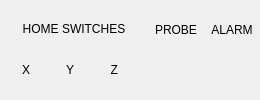
             <widget class="QWidget" name="widget_home_leds" native="true">
              <layout class="QHBoxLayout" name="horizontalLayout_25">
               <property name="spacing">
                <number>4</number>
               </property>
               <property name="leftMargin">
                <number>2</number>
               </property>
               <property name="topMargin">
                <number>2</number>
               </property>
               <property name="rightMargin">
                <number>2</number>
               </property>
               <property name="bottomMargin">
                <number>2</number>
               </property>
               <item>
                <widget class="QWidget" name="widget_homes" native="true">
                 <layout class="QVBoxLayout" name="verticalLayout_18">
                  <property name="spacing">
                   <number>4</number>
                  </property>
                  <property name="leftMargin">
                   <number>4</number>
                  </property>
                  <property name="topMargin">
                   <number>0</number>
                  </property>
                  <property name="rightMargin">
                   <number>4</number>
                  </property>
                  <property name="bottomMargin">
                   <number>0</number>
                  </property>
                  <item>
                   <widget class="QLabel" name="label_27">
                    <property name="sizePolicy">
                     <sizepolicy hsizetype="Preferred" vsizetype="Fixed">
                      <horstretch>0</horstretch>
                      <verstretch>0</verstretch>
                     </sizepolicy>
                    </property>
                    <property name="minimumSize">
                     <size>
                      <width>0</width>
                      <height>20</height>
                     </size>
                    </property>
                    <property name="maximumSize">
                     <size>
                      <width>16777215</width>
                      <height>20</height>
                     </size>
                    </property>
                    <property name="text">
                     <string>HOME SWITCHES</string>
                    </property>
                    <property name="alignment">
                     <set>Qt::AlignCenter</set>
                    </property>
                   </widget>
                  </item>
                  <item>
                   <widget class="QWidget" name="widget_homes" native="true">
                    <property name="sizePolicy">
                     <sizepolicy hsizetype="Preferred" vsizetype="Fixed">
                      <horstretch>0</horstretch>
                      <verstretch>0</verstretch>
                     </sizepolicy>
                    </property>
                    <property name="minimumSize">
                     <size>
                      <width>0</width>
                      <height>20</height>
                     </size>
                    </property>
                    <property name="maximumSize">
                     <size>
                      <width>16777215</width>
                      <height>20</height>
                     </size>
                    </property>
                    <layout class="QHBoxLayout" name="horizontalLayout_14">
                     <property name="spacing">
                      <number>4</number>
                     </property>
                     <property name="leftMargin">
                      <number>4</number>
                     </property>
                     <property name="topMargin">
                      <number>0</number>
                     </property>
                     <property name="rightMargin">
                      <number>4</number>
                     </property>
                     <property name="bottomMargin">
                      <number>0</number>
                     </property>
                     <item alignment="Qt::AlignHCenter">
                      <widget class="QLabel" name="label_10">
                       <property name="sizePolicy">
                        <sizepolicy hsizetype="Fixed" vsizetype="Fixed">
                         <horstretch>0</horstretch>
                         <verstretch>0</verstretch>
                        </sizepolicy>
                       </property>
                       <property name="minimumSize">
                        <size>
                         <width>20</width>
                         <height>16</height>
                        </size>
                       </property>
                       <property name="maximumSize">
                        <size>
                         <width>20</width>
                         <height>16</height>
                        </size>
                       </property>
                       <property name="text">
                        <string>X</string>
                       </property>
                       <property name="alignment">
                        <set>Qt::AlignRight|Qt::AlignTrailing|Qt::AlignVCenter</set>
                       </property>
                      </widget>
                     </item>
                     <item>
                      <widget class="LED" name="hal_led_home_x">
                       <property name="sizePolicy">
                        <sizepolicy hsizetype="Fixed" vsizetype="Fixed">
                         <horstretch>0</horstretch>
                         <verstretch>0</verstretch>
                        </sizepolicy>
                       </property>
                       <property name="minimumSize">
                        <size>
                         <width>16</width>
                         <height>16</height>
                        </size>
                       </property>
                       <property name="diameter">
                        <number>12</number>
                       </property>
                      </widget>
                     </item>
                     <item>
                      <widget class="QLabel" name="label_11">
                       <property name="sizePolicy">
                        <sizepolicy hsizetype="Fixed" vsizetype="Fixed">
                         <horstretch>0</horstretch>
                         <verstretch>0</verstretch>
                        </sizepolicy>
                       </property>
                       <property name="minimumSize">
                        <size>
                         <width>20</width>
                         <height>16</height>
                        </size>
                       </property>
                       <property name="maximumSize">
                        <size>
                         <width>20</width>
                         <height>16</height>
                        </size>
                       </property>
                       <property name="text">
                        <string>Y</string>
                       </property>
                       <property name="alignment">
                        <set>Qt::AlignRight|Qt::AlignTrailing|Qt::AlignVCenter</set>
                       </property>
                      </widget>
                     </item>
                     <item>
                      <widget class="LED" name="hal_led_home_y">
                       <property name="sizePolicy">
                        <sizepolicy hsizetype="Fixed" vsizetype="Fixed">
                         <horstretch>0</horstretch>
                         <verstretch>0</verstretch>
                        </sizepolicy>
                       </property>
                       <property name="minimumSize">
                        <size>
                         <width>16</width>
                         <height>16</height>
                        </size>
                       </property>
                       <property name="diameter">
                        <number>12</number>
                       </property>
                      </widget>
                     </item>
                     <item>
                      <widget class="QLabel" name="label_12">
                       <property name="sizePolicy">
                        <sizepolicy hsizetype="Fixed" vsizetype="Fixed">
                         <horstretch>0</horstretch>
                         <verstretch>0</verstretch>
                        </sizepolicy>
                       </property>
                       <property name="minimumSize">
                        <size>
                         <width>20</width>
                         <height>16</height>
                        </size>
                       </property>
                       <property name="maximumSize">
                        <size>
                         <width>20</width>
                         <height>16</height>
                        </size>
                       </property>
                       <property name="text">
                        <string>Z</string>
                       </property>
                       <property name="alignment">
                        <set>Qt::AlignRight|Qt::AlignTrailing|Qt::AlignVCenter</set>
                       </property>
                      </widget>
                     </item>
                     <item>
                      <widget class="LED" name="hal_led_home_z">
                       <property name="sizePolicy">
                        <sizepolicy hsizetype="Fixed" vsizetype="Fixed">
                         <horstretch>0</horstretch>
                         <verstretch>0</verstretch>
                        </sizepolicy>
                       </property>
                       <property name="minimumSize">
                        <size>
                         <width>16</width>
                         <height>16</height>
                        </size>
                       </property>
                       <property name="diameter">
                        <number>12</number>
                       </property>
                      </widget>
                     </item>
                    </layout>
                   </widget>
                  </item>
                 </layout>
                </widget>
               </item>
               <item>
                <widget class="QWidget" name="widget_probe" native="true">
                 <layout class="QVBoxLayout" name="verticalLayout_29">
                  <property name="spacing">
                   <number>4</number>
                  </property>
                  <property name="leftMargin">
                   <number>4</number>
                  </property>
                  <property name="topMargin">
                   <number>0</number>
                  </property>
                  <property name="rightMargin">
                   <number>4</number>
                  </property>
                  <property name="bottomMargin">
                   <number>0</number>
                  </property>
                  <item>
                   <widget class="QLabel" name="label_13">
                    <property name="sizePolicy">
                     <sizepolicy hsizetype="Fixed" vsizetype="Fixed">
                      <horstretch>0</horstretch>
                      <verstretch>0</verstretch>
                     </sizepolicy>
                    </property>
                    <property name="minimumSize">
                     <size>
                      <width>44</width>
                      <height>20</height>
                     </size>
                    </property>
                    <property name="maximumSize">
                     <size>
                      <width>44</width>
                      <height>20</height>
                     </size>
                    </property>
                    <property name="text">
                     <string>PROBE</string>
                    </property>
                    <property name="alignment">
                     <set>Qt::AlignCenter</set>
                    </property>
                   </widget>
                  </item>
                  <item alignment="Qt::AlignHCenter">
                   <widget class="LED" name="hal_led_home_p">
                    <property name="sizePolicy">
                     <sizepolicy hsizetype="Fixed" vsizetype="Fixed">
                      <horstretch>0</horstretch>
                      <verstretch>0</verstretch>
                     </sizepolicy>
                    </property>
                    <property name="minimumSize">
                     <size>
                      <width>16</width>
                      <height>16</height>
                     </size>
                    </property>
                    <property name="maximumSize">
                     <size>
                      <width>16</width>
                      <height>16</height>
                     </size>
                    </property>
                    <property name="diameter">
                     <number>12</number>
                    </property>
                   </widget>
                  </item>
                 </layout>
                </widget>
               </item>
               <item>
                <widget class="QWidget" name="widget_alarm" native="true">
                 <layout class="QVBoxLayout" name="verticalLayout_20">
                  <property name="spacing">
                   <number>4</number>
                  </property>
                  <property name="leftMargin">
                   <number>4</number>
                  </property>
                  <property name="topMargin">
                   <number>0</number>
                  </property>
                  <property name="rightMargin">
                   <number>4</number>
                  </property>
                  <property name="bottomMargin">
                   <number>0</number>
                  </property>
                  <item alignment="Qt::AlignHCenter">
                   <widget class="QLabel" name="label_5">
                    <property name="sizePolicy">
                     <sizepolicy hsizetype="Fixed" vsizetype="Fixed">
                      <horstretch>0</horstretch>
                      <verstretch>0</verstretch>
                     </sizepolicy>
                    </property>
                    <property name="minimumSize">
                     <size>
                      <width>44</width>
                      <height>20</height>
                     </size>
                    </property>
                    <property name="maximumSize">
                     <size>
                      <width>44</width>
                      <height>20</height>
                     </size>
                    </property>
                    <property name="text">
                     <string>ALARM</string>
                    </property>
                    <property name="alignment">
                     <set>Qt::AlignCenter</set>
                    </property>
                   </widget>
                  </item>
                  <item alignment="Qt::AlignHCenter">
                   <widget class="LED" name="led_alarm">
                    <property name="sizePolicy">
                     <sizepolicy hsizetype="Fixed" vsizetype="Fixed">
                      <horstretch>0</horstretch>
                      <verstretch>0</verstretch>
                     </sizepolicy>
                    </property>
                    <property name="minimumSize">
                     <size>
                      <width>16</width>
                      <height>16</height>
                     </size>
                    </property>
                    <property name="maximumSize">
                     <size>
                      <width>16</width>
                      <height>16</height>
                     </size>
                    </property>
                    <property name="statusTip">
                     <string>NEW ALARM PAGE ENTRY</string>
                    </property>
                    <property name="diameter">
                     <number>12</number>
                    </property>
                   </widget>
                  </item>
                 </layout>
                </widget>
               </item>
              </layout>
             </widget>
